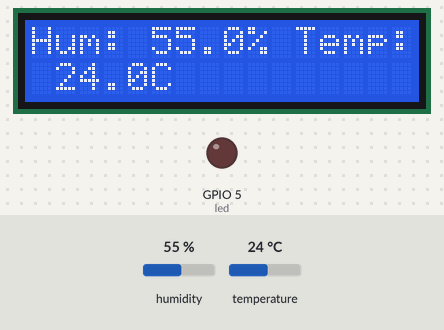
Recording of a program running on a simulated ESP32 board running MicroPython. Shown: 16×2 character LCD, output pins drawn as LEDs (lit = HIGH). Wiring (from the project's diagram.json): red LED on GPIO 5, DHT22 sensor on GPIO 14. The test bench sets the inputs (shaded band); at power-on: humidity 55 %, temperature 24 °C. WiFi joins after 1.5 s; library files of the repository ran but are not shown: lcd_api.py, i2c_lcd.py; what the program prints to the serial console is not drawn.

Above: at 2.7 s.
2.8 s: humidity set to 22 %
At 8.1 s:
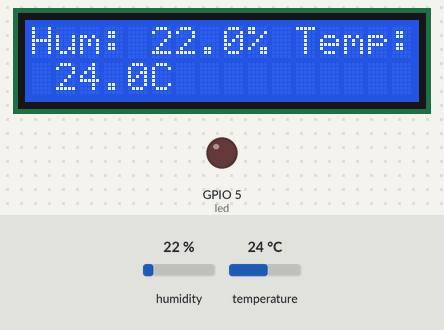
13.2 s: temperature set to 12 °C
At 17.7 s:
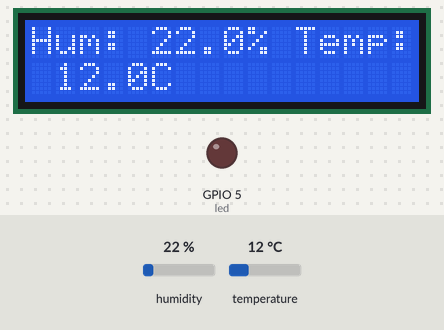
23.3 s: humidity set to 40 %
At 27.3 s:
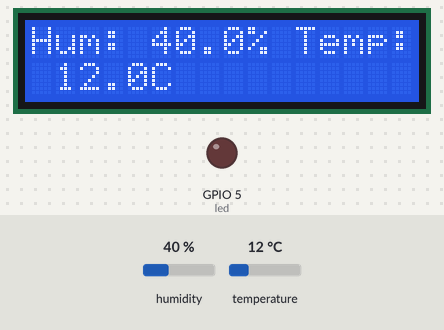
33.5 s: temperature set to 19 °C
At 38.1 s:
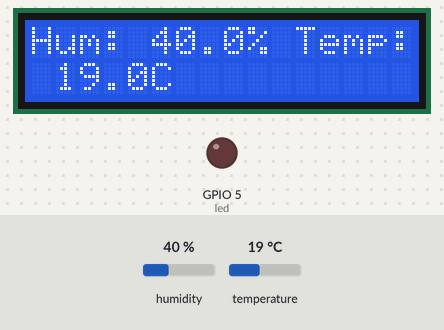
Timing chart, 0 to 39.6 s (numbered marks = the images above; inputs shaded):
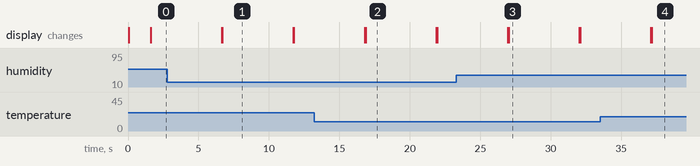

The program:

main.py
```python
# main.py
from machine import Pin
import time
import dht
import network
import wifi
from machine import SoftI2C
from lcd_api import LcdApi
from i2c_lcd import I2cLcd
import ifttt  # Nhập tệp ifttt.py

# Initialize LED
led = Pin(5, Pin.OUT)

# Initialize DHT22 sensor
sensor = dht.DHT22(Pin(14))

# I2C configuration
I2C_ADDR = 0x27
totalRows = 2
totalColumns = 16
i2c = SoftI2C(scl=Pin(22), sda=Pin(21), freq=100000)

# Initialize LCD
lcd = I2cLcd(i2c, I2C_ADDR, totalRows, totalColumns)

# Connect to WiFi
def connect_internet():
    print("Connecting to WiFi", end="")
    sta_if = network.WLAN(network.STA_IF)
    sta_if.active(True)
    sta_if.connect(wifi.ssid, wifi.password)
    while not sta_if.isconnected():
        print(".", end="")
        time.sleep(0.1)
    print(" Connected!")
    print("IP Address:", sta_if.ifconfig()[0])  # Print the IP address for debugging

# Main loop
entry_count = 0  # Initialize entry counter
connect_internet()  # Connect to WiFi

while True:
    sensor.measure()
    new_h = sensor.humidity()
    new_t = sensor.temperature()

    # Update LCD display
    lcd.clear()
    lcd.putstr("Hum: {}% Temp: {}C".format(new_h, new_t))

    # Check for motion (assuming motion sensor is connected to another pin)
    motion_sensor = Pin(12, Pin.IN)
    motion_detected = motion_sensor.value()

    if motion_detected == 1:
        led.on()
        entry_count += 1  # Increment the entry count
        print("Motion detected! Entry count:", entry_count)
        ifttt.alert_entry_count(entry_count)  # Log entry to Google Sheets
    else:
        led.off()

    # Delay for stability
    time.sleep(5)  # Increase sleep time to reduce request frequency
```

wifi.py
```python
ssid = 'Wokwi-GUEST'
password = ''
```

ifttt.py
```python
# ifttt.py
import urequests as requests
import ujson
import time

# IFTTT settings
api_key = 'cUpCulQEkIuHcxCT0i5pkV'  # Thay thế bằng API key của bạn
event = "entry_count"
m_url = f"https://maker.ifttt.com/trigger/{event}/with/key/{api_key}"

# Function to alert IFTTT
def alert_entry_count(count):
    post_data = ujson.dumps({
        "value1": "Entry detected",
        "value2": str(count),  # Ensure count is sent as string
        "value3": str(time.time())  # Ensure timestamp is sent as string
    })
    response = requests.post(m_url, headers={'Content-Type': 'application/json'}, data=post_data)
    print("IFTTT Response code:", response.status_code)  # Print the response code for debugging
    if response.status_code != 200:
        print("Failed to send data to IFTTT")
    else:
        print("Response content:", response.text)  # Print the response content for debugging
    response.close()
```

Measured:
- after the input at 2.8 s, the display: first differs from a run without the input after 3.9 s (image 1)
- after the input at 13.2 s, the display: first differs from a run without the input after 3.7 s (image 2)
- after the input at 23.3 s, the display: first differs from a run without the input after 3.7 s (image 3)
- after the input at 33.5 s, the display: first differs from a run without the input after 3.7 s (image 4)
- what the display in image 1 shows lasts 5.0 s, from 6.7 s to 11.7 s
